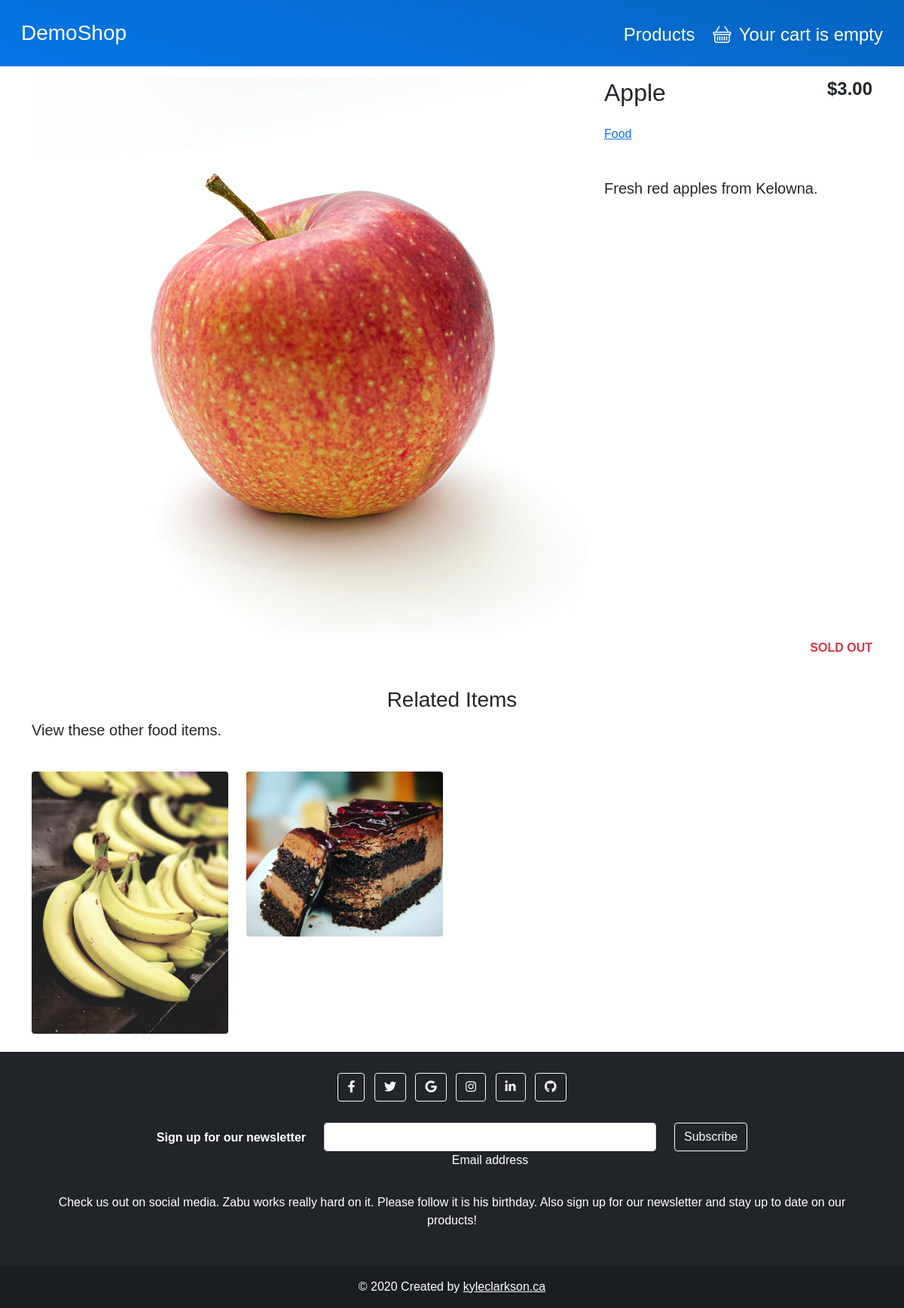
The page /products/5/apple/ on the database its author committed.
### shop/models.py (models this page shows, shortened)
class Product(models.Model):
    category = models.ForeignKey(Category,
                                 related_name='products',
                                 on_delete=models.CASCADE)
    name = models.CharField(max_length=200, db_index=True)
    slug = models.SlugField(max_length=200, db_index=True)
    image = models.ImageField(upload_to='products/%Y/%m/%d',
                              default='products/no_image.png')
    description = models.TextField(blank=True)
    price = models.DecimalField(max_digits=10, decimal_places=2)
    available = models.BooleanField(default=True)
    featured = models.BooleanField(default=False)
    created = models.DateTimeField(auto_now_add=True)
    updated = models.DateTimeField(auto_now=True)
    class Meta:
        ordering = ('name',)
        index_together = (('id', 'slug'),)

class Category(models.Model):
    name = models.CharField(max_length=200, db_index=True)
    slug = models.SlugField(max_length=200, unique=True)
    class Meta:
        ordering = ('name',)
        verbose_name = 'Category'
        verbose_name_plural = 'Categories'
    def __str__(self):
        return self.name
    def get_absolute_url(self):
        return reverse('shop:product_list_by_category', args=[self.slug])

### shop/views.py (the view)
# urls.py: path('products/<int:id>/<slug:slug>/', views.product_detail, name='product_detail'),
def product_detail(request, id, slug):
    product = get_object_or_404(Product, id=id, slug=slug)
    category = product.category
    related_products = Product.objects.filter(category=category).exclude(id=id)[:4]
    context = {
        'product': product,
        'related_products': related_products
    }
    return render(request, 'shop/product/detail.html', context)

### cart/cart.py (called while the page is built)
    def __len__(self):
        return sum(item['quantity'] for item in self.cart.values())

### cart/context_processors.py (called while the page is built)
def cart(request):
    return {
        'cart': Cart(request),
    }

### shop/templates/shop/product/detail.html (shortened to what this page needs)
{% extends "base.html" %}
{% load static %}
{% load thumbnail %}
{% block content %}
    <div class="container">
        <div class="row my-3">
            <div class="col-md-8 mb-2">
                {% thumbnail product.image "750x500" crop='center' as im %}
                    <img class="img-fluid rounded" src="{{ im.url }}" width="{{ im.width }}" height="{{ im.height }}">
                {% endthumbnail %}
            </div>
            <div class="col-md-4 align-items-center">
                <div class="row">
                    <div class="col">
                        <h2>{{ product.name }}</h2>
                    </div>
                    <div class="col">
                        <div class="text-end">
                            <h4><strong>${{ product.price }}</strong></h4>
                        </div>
                    </div>
                </div>
                <div class="row my-3">
                    <div class="col">
                        <p>
                            <a href="{{ product.category.get_absolute_url }}">
                                {{ product.category }}
                            </a>
                        </p>
                    </div>
                    <div class="col">
                    </div>
                </div>
                <div class="row">
                    <h5 class="my-3"> {{ product.description }}</h5>
                </div>
            </div>
            <div class="col align-self-end text-end">
                {% if product.available %}
                    <form action="{% url "cart:cart_add" product.id %}" method="POST">
                        {% csrf_token %}
                        {{ cart_product_form }}
                        <input class="btn btn-md btn-outline-secondary" type="submit"
                               value="Add to cart">
                    </form>
                {% else %}
                    <p class="text-danger"><strong>SOLD OUT</strong></p>
                {% endif %}
            </div>
        </div>
        {% if related_products|length > 0 %}
            <div class="row my-4">
                <h3 class="text-center">Related Items</h3>
                <p class="fs-5">View these other {{ product.category|lower }} items.</p>
            </div>
            <div class="row">
                {% for related_product in related_products %}
                    <div class="col-md-3 col-sm-6 mb-4">
                        {% thumbnail related_product.image "500x300" crop='center' as im %}
                            <a href="{% url 'shop:product_detail' related_product.id related_product.slug %}">
                                <img class="img-fluid rounded" src="{{ im.url }}" width="{{ im.width }}"
                                     height="{{ im.height }}">
                            </a>
                        {% endthumbnail %}
                    </div>
                {% endfor %}
            </div>
        {% endif %}
    </div>
{% endblock %}

### static_project/css/styles.css (style rules this page uses)
* { font-family: 'Chivo', sans-serif; }

### rows shown on the page
Product: name "Apple", price "3.00", category "Food", description "Fresh red apples from Kelowna.", category "food"
Product: shows a picture
Product: shows a picture
